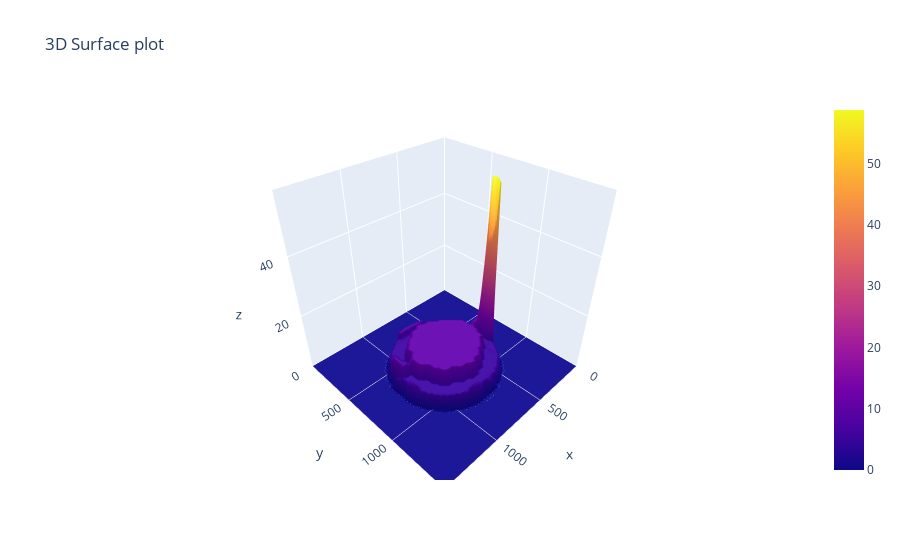

The notebook cell this image was saved under:
### Code cell
x = np.linspace(minX, maxX, sizeX)
y = np.linspace(minY, maxY, sizeY)

Y, X = np.meshgrid(y, x)

fig = go.Figure(data=[go.Surface(z=dataSurface, x=X, y=Y)])
fig.update_layout(
    title='3D Surface plot',
    scene=dict(
        xaxis=dict(nticks=4, range=[minX, maxX],),
        yaxis=dict(nticks=4, range=[minY, maxY],),
        zaxis=dict(nticks=4, range=[np.min(dataSurface), np.max(dataSurface)],)))

fig.show()

### Figure 1 — Plotly figure (JSON) as saved in the notebook; plotly's stock layout.template omitted (floating-point values rounded to 4 significant figures; data arrays with more than 128 entries replaced by an {"elided": "..."} marker saying what was removed)
{"data": [{"type": "surface", "x": {"elided": "61x61 int values"}, "y": {"elided": "61x61 int values"}, "z": {"elided": "61x61 float values"}}], "layout": {"scene": {"xaxis": {"nticks": 4, "range": [0, 1500]}, "yaxis": {"nticks": 4, "range": [0, 1500]}, "zaxis": {"nticks": 4, "range": [0, 58.71]}}, "title": {"text": "3D Surface plot"}}}
